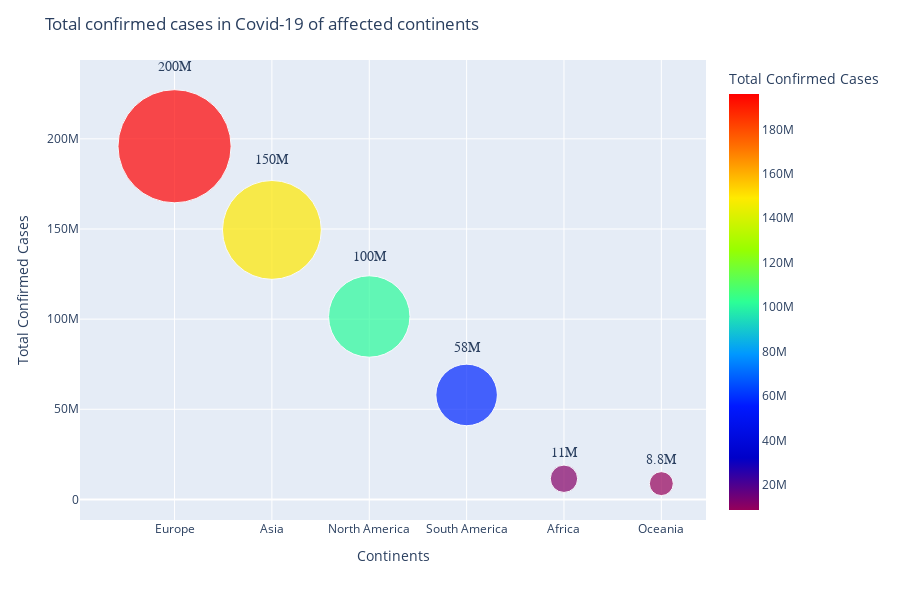

Notebook code cell kept with this figure:
### Code cell
continents = continents_df[:6]

fig = px.scatter(continents.sort_values(by='Confirmed', ascending = False), x='Continents', y='Confirmed', color='Confirmed', text='Confirmed',
           color_continuous_scale='rainbow',size='Confirmed', size_max=80, hover_data=['Confirmed', 'Continents'],
                labels={'Confirmed':"Total Confirmed Cases"})

fig.update_traces(textposition='top center', textfont_size=14, textfont_family="Arial Black", texttemplate='%{text:,.2s}')
fig = fig.update_layout(height=600, title="Total confirmed cases in Covid-19 of affected continents")
fig.show()

### Figure 1 — Plotly figure (JSON) as saved in the notebook; plotly's stock layout.template omitted (floating-point values rounded to 4 significant figures)
{"data": [{"hovertemplate": "Continents=%{x}<br>Total Confirmed Cases=%{marker.color}<extra></extra>", "legendgroup": "", "marker": {"color": [195890457, 149482939, 101463135, 57946209, 11451468, 8756936], "coloraxis": "coloraxis", "size": [195890457, 149482939, 101463135, 57946209, 11451468, 8756936], "sizemode": "area", "sizeref": 30610.0, "symbol": "circle"}, "mode": "markers+text", "name": "", "orientation": "v", "showlegend": false, "text": [195890457, 149482939, 101463135, 57946209, 11451468, 8756936], "textfont": {"family": "Arial Black", "size": 14}, "textposition": "top center", "texttemplate": "%{text:,.2s}", "type": "scatter", "x": ["Europe", "Asia", "North America", "South America", "Africa", "Oceania"], "xaxis": "x", "y": [195890457, 149482939, 101463135, 57946209, 11451468, 8756936], "yaxis": "y"}], "layout": {"coloraxis": {"colorbar": {"title": {"text": "Total Confirmed Cases"}}, "colorscale": [[0, "rgb(150,0,90)"], [0.125, "rgb(0,0,200)"], [0.25, "rgb(0,25,255)"], [0.375, "rgb(0,152,255)"], [0.5, "rgb(44,255,150)"], [0.625, "rgb(151,255,0)"], [0.75, "rgb(255,234,0)"], [0.875, "rgb(255,111,0)"], [1, "rgb(255,0,0)"]]}, "height": 600, "legend": {"itemsizing": "constant", "tracegroupgap": 0}, "margin": {"t": 60}, "title": {"text": "Total confirmed cases in Covid-19 of affected continents"}, "xaxis": {"anchor": "y", "domain": [0, 1], "title": {"text": "Continents"}}, "yaxis": {"anchor": "x", "domain": [0, 1], "title": {"text": "Total Confirmed Cases"}}}}
